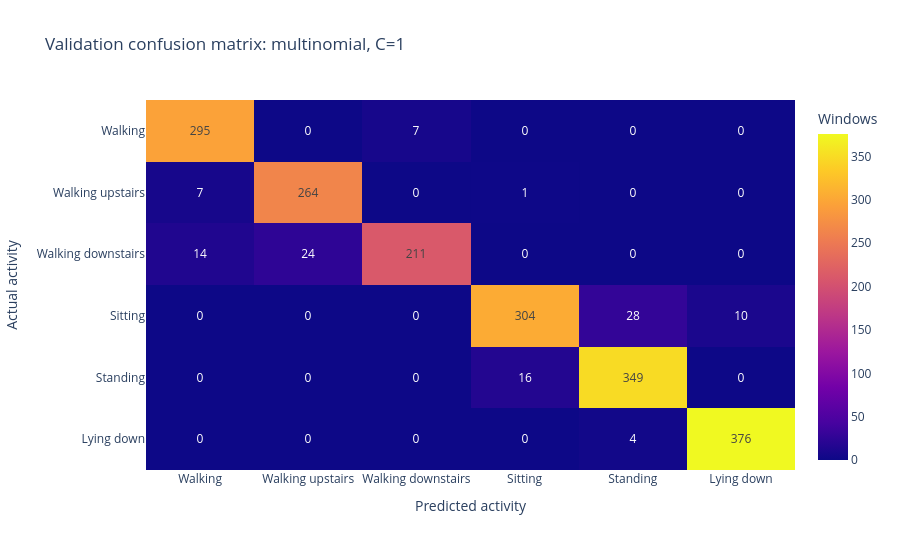

Source (notebook cell):
### Code cell
y_pred_multi = pipe_multi.predict(X_val)
cm = confusion_matrix(y_val, y_pred_multi, labels=classes)
cm_df = pd.DataFrame(cm, index=class_names, columns=class_names)
cm_df.index.name = "Actual activity"
cm_df.columns.name = "Predicted activity"
display(cm_df)

fig = px.imshow(
    cm_df, text_auto=True, aspect="auto",
    labels={"x": "Predicted activity", "y": "Actual activity",
            "color": "Windows"},
    title="Validation confusion matrix: multinomial, C=1"
)
fig.update_layout(height=550)
fig.show()

report = classification_report(
    y_val, y_pred_multi, labels=classes, target_names=class_names,
    output_dict=True, zero_division=0
)
report_df = pd.DataFrame(report).T.loc[
    class_names, ["precision", "recall", "f1-score", "support"]
]
display(report_df.round(4))

### Figure 1 — Plotly figure (JSON) as saved in the notebook; plotly's stock layout.template omitted (floating-point values rounded to 4 significant figures)
{"data": [{"coloraxis": "coloraxis", "hovertemplate": "Predicted activity: %{x}<br>Actual activity: %{y}<br>Windows: %{z}<extra></extra>", "name": "0", "texttemplate": "%{z}", "type": "heatmap", "x": ["Walking", "Walking upstairs", "Walking downstairs", "Sitting", "Standing", "Lying down"], "xaxis": "x", "y": ["Walking", "Walking upstairs", "Walking downstairs", "Sitting", "Standing", "Lying down"], "yaxis": "y", "z": [[295, 0, 7, 0, 0, 0], [7, 264, 0, 1, 0, 0], [14, 24, 211, 0, 0, 0], [0, 0, 0, 304, 28, 10], [0, 0, 0, 16, 349, 0], [0, 0, 0, 0, 4, 376]]}], "layout": {"coloraxis": {"colorbar": {"title": {"text": "Windows"}}, "colorscale": [[0, "#0d0887"], [0.1111, "#46039f"], [0.2222, "#7201a8"], [0.3333, "#9c179e"], [0.4444, "#bd3786"], [0.5556, "#d8576b"], [0.6667, "#ed7953"], [0.7778, "#fb9f3a"], [0.8889, "#fdca26"], [1, "#f0f921"]]}, "height": 550, "title": {"text": "Validation confusion matrix: multinomial, C=1"}, "xaxis": {"anchor": "y", "domain": [0, 1], "title": {"text": "Predicted activity"}}, "yaxis": {"anchor": "x", "autorange": "reversed", "domain": [0, 1], "title": {"text": "Actual activity"}}}}
